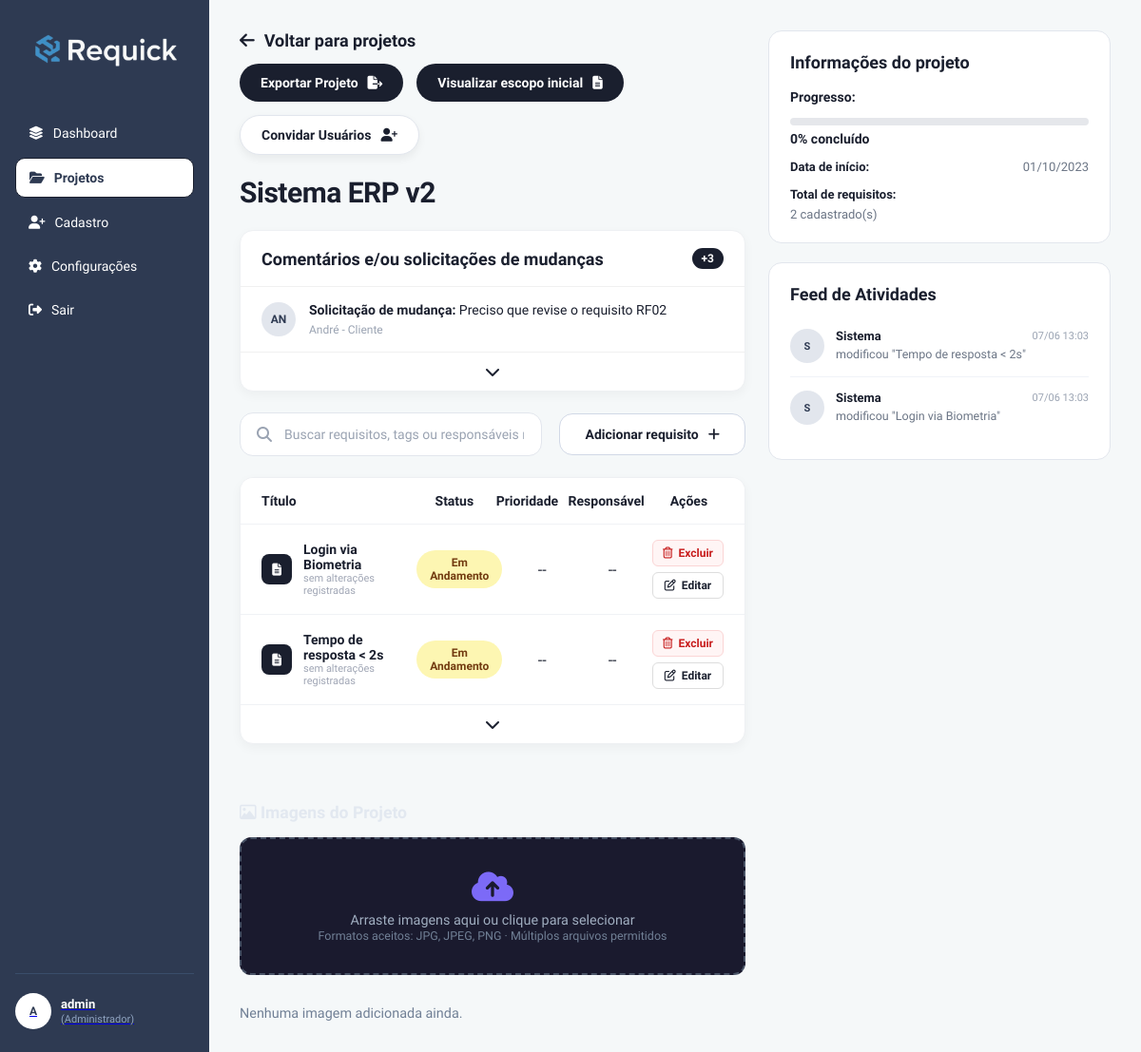
/php/projeto.php?id=1 (signed in), run on the app's committed database.
### tables this page shows
CREATE TABLE `tb_projetos` (
  `id` int(11) NOT NULL,
  `nome_projeto` varchar(150) NOT NULL,
  `data_criacao` date NOT NULL,
  `id_empresa` int(11) DEFAULT NULL,
  `descricao` text DEFAULT NULL,
  `status_projeto` tinyint(1) NOT NULL DEFAULT 0,
  `escopo_inicial` text NOT NULL DEFAULT 'não definido'
);

CREATE TABLE `tb_requisitos` (
  `id` int(11) NOT NULL,
  `titulo_requisito` varchar(255) NOT NULL,
  `descricao_requisito` text DEFAULT NULL,
  `tipo` enum('Funcional','Nao Funcional') NOT NULL,
  `prioridade` varchar(20) DEFAULT NULL,
  `responsavel` varchar(100) DEFAULT NULL,
  `autor` varchar(100) DEFAULT NULL,
  `data_modificacao` datetime DEFAULT current_timestamp() ON UPDATE current_timestamp(),
  `id_projeto` int(11) DEFAULT NULL,
  `status_req` tinyint(1) NOT NULL
);

### php/requisito_acoes.php (called while the page is built, shortened)
<?php
class RequisitosDao
{
    private \PDO $pdo;
    public function __construct(\PDO $pdo)
    {
        $this->pdo = $pdo;
    }
    public function listarPorProjeto(int $idProjeto): array
    {
        $stmt = $this->pdo->prepare("SELECT * FROM tb_requisitos WHERE id_projeto = ? ORDER BY id ASC");
        $stmt->execute([$idProjeto]);
        return $stmt->fetchAll(\PDO::FETCH_ASSOC);
    }
}

### php/projeto.php (the view, shortened to what this page needs)
<?php
require_once __DIR__ . '/../config/conexao.php';
require_once __DIR__ . '/requisito_acoes.php';
$idProjeto = (int)($_GET['id'] ?? 0);
$stmtP = $pdo->prepare("SELECT * FROM tb_projetos WHERE id = ?");
$stmtP->execute([$idProjeto]);
$projeto = $stmtP->fetch(PDO::FETCH_ASSOC);
$reqDao = new \php\RequisitosDao($pdo);
$imgDao = new \php\ImagensDao($pdo);
$requisitos = $reqDao->listarPorProjeto($idProjeto);
$imagens    = $imgDao->listarPorProjeto($idProjeto);
include 'navbar_lateral.php';
function badgeStatus(int $statusReq): string {
    return $statusReq === 1
        ? '<span class="badge green">Validado</span>'
        : '<span class="badge yellow">Em Andamento</span>';
}
?>
<!DOCTYPE html>
<html lang="pt-BR">
<head>
    <link rel="stylesheet" href="../css/projeto.css" />
    <link rel="stylesheet" href="https://cdnjs.cloudflare.com/ajax/libs/font-awesome/6.5.1/css/all.min.css">
</head>
<body>
<div class="AreaRolavel">
    <main class="ConteudoPrincipal">
        <header class="CabecalhoPagina">
            <a href="projetos.php" class="LinkVoltar">
                <i class="fa-solid fa-arrow-left"></i>
                Voltar para projetos
            </a>
            <div class="AcoesCabecalho">
                <a href="exportar_projeto.php?id=<?= $idProjeto ?>" class="btn-header btn-dark">
                    Exportar Projeto <i class="fa-solid fa-file-export"></i>
                </a>
                <a href="novo_escopo.php?id=<?= $idProjeto ?>" class="btn-header btn-dark">
                    Visualizar escopo inicial <i class="fa-solid fa-file-lines"></i>
                </a>
                <label for="CheckboxConvidar" class="btn-header btn-light">
                    Convidar Usuários <i class="fa-solid fa-user-plus"></i>
                </label>
            </div>
        </header>
        <h1 class="TituloProjeto"><?= htmlspecialchars($projeto['nome_projeto']) ?></h1>
        <section class="bloco-comentarios">
            <div class="titulo-sessao">
                Comentários e/ou solicitações de mudanças
                <span class="badge-contador">+3</span>
            </div>
            <div class="linha-comentario">
                <div class="avatar-comentario">AN</div>
                <div class="conteudo-comentario">
                    <p><strong>Solicitação de mudança:</strong> Preciso que revise o requisito RF02</p>
                    <span>André - Cliente</span>
                </div>
            </div>
            <div class="seta-container"><i class="fa-solid fa-chevron-down"></i></div>
        </section>
        <div id="busca-e-add-requisito">
            <div class="ContainerBusca">
                <input type="text" id="campoBusca" class="CampoBusca" placeholder="Buscar requisitos, tags ou responsáveis nesse projeto" />
            </div>
            <label for="CheckboxRequisito" class="BotaoCadastrar">
                Adicionar requisito <i class="fa-solid fa-plus"></i>
            </label>
        </div>
        <section class="container-requisitos">
            <div class="tabela-header">
                <div class="col-titulo">Título</div>
                <div class="col-status">Status</div>
                <div class="col-prioridade">Prioridade</div>
                <div class="col-responsavel">Responsável</div>
                <div class="col-acoes">Ações</div>
            </div>
            <?php if (empty($requisitos)): ?>
                <div style="padding:24px; text-align:center; color:#718096; font-family:'Sora',sans-serif;">
                    Nenhum requisito cadastrado para este projeto ainda.
                </div>
            <?php else: ?>
                <?php foreach ($requisitos as $req): ?>
                    <div class="tabela-linha" data-titulo="<?= strtolower(htmlspecialchars($req['titulo_requisito'])) ?>">
                        <div class="col-titulo">
                            <div class="icone-req"><i class="fa-solid fa-file-lines"></i></div>
                            <div>
                                <strong><?= htmlspecialchars($req['titulo_requisito']) ?></strong>
                                <span>
                                    <?= $req['autor']
                                        ? 'última vez alterado(a) por ' . htmlspecialchars($req['autor'])
                                        : 'sem alterações registradas' ?>
                                </span>
                            </div>
                        </div>
                        <div class="col-status"><?= badgeStatus((int)$req['status_req']) ?></div>
                        <div class="col-prioridade"><?= $req['prioridade'] ?: '--' ?></div>
                        <div class="col-responsavel"><?= htmlspecialchars($req['responsavel'] ?: '--') ?></div>
                        <div class="col-acoes">
                            <button
                                class="btn-excluir"
                                onclick="confirmarExclusao(<?= $req['id'] ?>, <?= $idProjeto ?>, '<?= addslashes(htmlspecialchars($req['titulo_requisito'])) ?>')"
                            >
                                <i class="fa-regular fa-trash-can"></i> Excluir
                            </button>
                            <a
                                href="projeto.php?id=<?= $idProjeto ?>&editar=<?= $req['id'] ?>"
                                class="btn-editar"
                            >
                                <i class="fa-regular fa-pen-to-square"></i> Editar
                            </a>
                        </div>
                    </div>
                <?php endforeach; ?>
            <?php endif; ?>
            <div class="tabela-footer"><i class="fa-solid fa-chevron-down"></i></div>
        </section>
        <section class="SecaoImagens">
            <h2 class="TituloSecaoImagens"><i class="fa-regular fa-image"></i> Imagens do Projeto</h2>
            <form action="imagem_handler.php" method="POST" enctype="multipart/form-data" id="formUpload">
                <div class="ZonaUpload" id="zonaUpload">
                    <i class="fa-solid fa-cloud-arrow-up"></i>
                    <p>Arraste imagens aqui ou clique para selecionar</p>
                    <small>Formatos aceitos: JPG, JPEG, PNG · Múltiplos arquivos permitidos</small>
                </div>
            </form>
            <?php if (!empty($imagens)): ?>
                <div class="GradeImagens">
                    <?php foreach ($imagens as $img): ?>
                        <div class="CardImagem">
                            <img src="../<?= htmlspecialchars($img['caminho']) ?>"
                                 alt="<?= htmlspecialchars($img['nome_arquivo']) ?>"
                                 loading="lazy" />
                            <form action="imagem_handler.php" method="POST"
                                  onsubmit="return false;"
                                  id="formExcluirImg<?= $img['id'] ?>">
                                <input type="hidden" name="acao"       value="excluir" />
                                <input type="hidden" name="id_imagem"  value="<?= $img['id'] ?>" />
                                <input type="hidden" name="id_projeto" value="<?= $idProjeto ?>" />
                                <button type="button" class="BotaoExcluirImagem"
                                        onclick="confirmarExclusaoImagem(<?= $img['id'] ?>, '<?= addslashes(htmlspecialchars($img['nome_arquivo'])) ?>')">
                                    <i class="fa-regular fa-trash-can"></i> Excluir
                                </button>
                            </form>
                            <div class="NomeImagem"><?= htmlspecialchars($img['nome_arquivo']) ?></div>
                        </div>
                    <?php endforeach; ?>
                </div>
            <?php else: ?>
                <p style="color:#718096; font-family:'Sora',sans-serif; font-size:.9rem; margin-top:8px;">
                    Nenhuma imagem adicionada ainda.
                </p>
            <?php endif; ?>
        </section>
    </main>
    <aside class="ColunaDireita">
        <div class="card-info-projeto">
            <h3>Informações do projeto</h3>
            <div class="bloco-info">
                <h4>Progresso:</h4>
                <?php
                    $total    = count($requisitos);
                    $validados= count(array_filter($requisitos, fn($r) => $r['status_req'] == 1));
                    $pct      = $total > 0 ? round(($validados / $total) * 100) : 0;
                ?>
                <div class="barra"><div class="progresso" style="width:<?= $pct ?>%"></div></div>
                <p class="percentual"><?= $pct ?>% concluído</p>
            </div>
            <div class="bloco-info linha-info">
                <span class="rotulo">Data de início:</span>
                <span class="valor"><?= date('d/m/Y', strtotime($projeto['data_criacao'])) ?></span>
            </div>
            <div class="bloco-info">
                <span class="rotulo">Total de requisitos:</span>
                <p class="valor-bloco"><?= $total ?> cadastrado(s)</p>
            </div>
        </div>
        <div class="FeedAtividades">
            <h2 class="TituloFeed">Feed de Atividades</h2>
            <ul class="ListaAtividades">
                <?php foreach (array_slice(array_reverse($requisitos), 0, 5) as $req): ?>
                    <li class="ItemAtividade">
                        <div class="AvatarAtividade">
                            <?= strtoupper(substr($req['autor'] ?? 'S', 0, 2)) ?>
                        </div>
                        <div class="ConteudoAtividade">
                            <div class="LinhaAtividade">
                                <p class="NomeAtividade"><?= htmlspecialchars($req['autor'] ?? 'Sistema') ?></p>
                                <p class="TempoAtividade">
                                    <?= $req['data_modificacao']
                                        ? date('d/m H:i', strtotime($req['data_modificacao']))
                                        : '--' ?>
                                </p>
                            </div>
                            <p class="TextoAtividade">
                                modificou "<?= htmlspecialchars($req['titulo_requisito']) ?>"
                            </p>
                        </div>
                    </li>
                <?php endforeach; ?>
            </ul>
        </div>
    </aside>
</div>
<div class="WrapperModal">
</div>
<div class="WrapperModal">
</div>
</body>
</html>

### data on the page
tb_projetos: nome_projeto "Sistema ERP v2", data_criacao "01/10/2023"
tb_requisitos: titulo_requisito "Login via Biometria", shows "sem alterações registradas", shows "Em Andamento", prioridade "--", responsavel "--", status_req "0", autor "S", autor "Sistema", data_modificacao "07/06 13:03"
tb_requisitos: titulo_requisito "Tempo de resposta < 2s", shows "sem alterações registradas", status_req "Em Andamento", prioridade "--", responsavel "--", autor "S", autor "Sistema", data_modificacao "07/06 13:03"

### other printed values
substr($nomeUsuario, 0, 1) "A"
$nomeUsuario "admin"
$tipoUsuario "Administrador"
$total "2"
